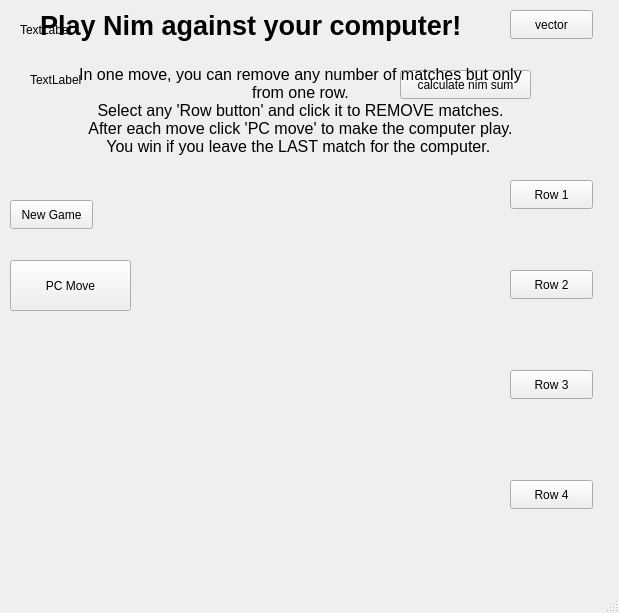
<?xml version="1.0" encoding="UTF-8"?>
<ui version="4.0">
 <class>MainWindow</class>
 <widget class="QMainWindow" name="MainWindow">
  <property name="geometry">
   <rect>
    <x>0</x>
    <y>0</y>
    <width>619</width>
    <height>613</height>
   </rect>
  </property>
  <property name="windowTitle">
   <string>MainWindow</string>
  </property>
  <widget class="QWidget" name="centralwidget">
   <widget class="QPushButton" name="pushButton_1">
    <property name="geometry">
     <rect>
      <x>510</x>
      <y>180</y>
      <width>83</width>
      <height>29</height>
     </rect>
    </property>
    <property name="text">
     <string>Row 1</string>
    </property>
   </widget>
   <widget class="QPushButton" name="pushButton_2">
    <property name="geometry">
     <rect>
      <x>510</x>
      <y>270</y>
      <width>83</width>
      <height>29</height>
     </rect>
    </property>
    <property name="text">
     <string>Row 2</string>
    </property>
   </widget>
   <widget class="QPushButton" name="pushButton_3">
    <property name="geometry">
     <rect>
      <x>510</x>
      <y>370</y>
      <width>83</width>
      <height>29</height>
     </rect>
    </property>
    <property name="text">
     <string>Row 3</string>
    </property>
   </widget>
   <widget class="QPushButton" name="pushButton_4">
    <property name="geometry">
     <rect>
      <x>510</x>
      <y>480</y>
      <width>83</width>
      <height>29</height>
     </rect>
    </property>
    <property name="text">
     <string>Row 4</string>
    </property>
   </widget>
   <widget class="QPushButton" name="pushButton_5">
    <property name="geometry">
     <rect>
      <x>10</x>
      <y>260</y>
      <width>121</width>
      <height>51</height>
     </rect>
    </property>
    <property name="text">
     <string>PC Move</string>
    </property>
   </widget>
   <widget class="QPushButton" name="pushButton_6">
    <property name="geometry">
     <rect>
      <x>10</x>
      <y>200</y>
      <width>83</width>
      <height>29</height>
     </rect>
    </property>
    <property name="text">
     <string>New Game</string>
    </property>
   </widget>
   <widget class="QLabel" name="label">
    <property name="geometry">
     <rect>
      <x>230</x>
      <y>150</y>
      <width>111</width>
      <height>81</height>
     </rect>
    </property>
    <property name="text">
     <string/>
    </property>
    <property name="scaledContents">
     <bool>true</bool>
    </property>
   </widget>
   <widget class="QLabel" name="label_2">
    <property name="geometry">
     <rect>
      <x>140</x>
      <y>240</y>
      <width>111</width>
      <height>81</height>
     </rect>
    </property>
    <property name="text">
     <string/>
    </property>
    <property name="scaledContents">
     <bool>true</bool>
    </property>
   </widget>
   <widget class="QLabel" name="label_3">
    <property name="geometry">
     <rect>
      <x>230</x>
      <y>240</y>
      <width>111</width>
      <height>81</height>
     </rect>
    </property>
    <property name="text">
     <string/>
    </property>
    <property name="scaledContents">
     <bool>true</bool>
    </property>
   </widget>
   <widget class="QLabel" name="label_4">
    <property name="geometry">
     <rect>
      <x>310</x>
      <y>240</y>
      <width>111</width>
      <height>81</height>
     </rect>
    </property>
    <property name="text">
     <string/>
    </property>
    <property name="scaledContents">
     <bool>true</bool>
    </property>
   </widget>
   <widget class="QLabel" name="label_5">
    <property name="geometry">
     <rect>
      <x>70</x>
      <y>350</y>
      <width>111</width>
      <height>81</height>
     </rect>
    </property>
    <property name="text">
     <string/>
    </property>
    <property name="scaledContents">
     <bool>true</bool>
    </property>
   </widget>
   <widget class="QLabel" name="label_6">
    <property name="geometry">
     <rect>
      <x>150</x>
      <y>350</y>
      <width>111</width>
      <height>81</height>
     </rect>
    </property>
    <property name="text">
     <string/>
    </property>
    <property name="scaledContents">
     <bool>true</bool>
    </property>
   </widget>
   <widget class="QLabel" name="label_7">
    <property name="geometry">
     <rect>
      <x>230</x>
      <y>350</y>
      <width>111</width>
      <height>81</height>
     </rect>
    </property>
    <property name="text">
     <string/>
    </property>
    <property name="scaledContents">
     <bool>true</bool>
    </property>
   </widget>
   <widget class="QLabel" name="label_8">
    <property name="geometry">
     <rect>
      <x>310</x>
      <y>350</y>
      <width>111</width>
      <height>81</height>
     </rect>
    </property>
    <property name="text">
     <string/>
    </property>
    <property name="scaledContents">
     <bool>true</bool>
    </property>
   </widget>
   <widget class="QLabel" name="label_9">
    <property name="geometry">
     <rect>
      <x>380</x>
      <y>350</y>
      <width>111</width>
      <height>81</height>
     </rect>
    </property>
    <property name="text">
     <string/>
    </property>
    <property name="scaledContents">
     <bool>true</bool>
    </property>
   </widget>
   <widget class="QLabel" name="label_10">
    <property name="geometry">
     <rect>
      <x>20</x>
      <y>460</y>
      <width>111</width>
      <height>81</height>
     </rect>
    </property>
    <property name="text">
     <string/>
    </property>
    <property name="scaledContents">
     <bool>true</bool>
    </property>
   </widget>
   <widget class="QLabel" name="label_11">
    <property name="geometry">
     <rect>
      <x>90</x>
      <y>460</y>
      <width>101</width>
      <height>81</height>
     </rect>
    </property>
    <property name="text">
     <string/>
    </property>
    <property name="scaledContents">
     <bool>true</bool>
    </property>
   </widget>
   <widget class="QLabel" name="label_12">
    <property name="geometry">
     <rect>
      <x>150</x>
      <y>460</y>
      <width>111</width>
      <height>81</height>
     </rect>
    </property>
    <property name="text">
     <string/>
    </property>
    <property name="scaledContents">
     <bool>true</bool>
    </property>
   </widget>
   <widget class="QLabel" name="label_13">
    <property name="geometry">
     <rect>
      <x>220</x>
      <y>460</y>
      <width>111</width>
      <height>81</height>
     </rect>
    </property>
    <property name="text">
     <string/>
    </property>
    <property name="scaledContents">
     <bool>true</bool>
    </property>
   </widget>
   <widget class="QLabel" name="label_14">
    <property name="geometry">
     <rect>
      <x>280</x>
      <y>460</y>
      <width>111</width>
      <height>81</height>
     </rect>
    </property>
    <property name="text">
     <string/>
    </property>
    <property name="scaledContents">
     <bool>true</bool>
    </property>
   </widget>
   <widget class="QLabel" name="label_15">
    <property name="geometry">
     <rect>
      <x>340</x>
      <y>460</y>
      <width>111</width>
      <height>81</height>
     </rect>
    </property>
    <property name="text">
     <string/>
    </property>
    <property name="scaledContents">
     <bool>true</bool>
    </property>
   </widget>
   <widget class="QLabel" name="label_16">
    <property name="geometry">
     <rect>
      <x>400</x>
      <y>460</y>
      <width>111</width>
      <height>81</height>
     </rect>
    </property>
    <property name="text">
     <string/>
    </property>
    <property name="scaledContents">
     <bool>true</bool>
    </property>
   </widget>
   <widget class="QLabel" name="vectorinfo">
    <property name="geometry">
     <rect>
      <x>20</x>
      <y>20</y>
      <width>341</width>
      <height>20</height>
     </rect>
    </property>
    <property name="text">
     <string>TextLabel</string>
    </property>
   </widget>
   <widget class="QPushButton" name="vectorButton">
    <property name="geometry">
     <rect>
      <x>510</x>
      <y>10</y>
      <width>83</width>
      <height>29</height>
     </rect>
    </property>
    <property name="text">
     <string>vector</string>
    </property>
   </widget>
   <widget class="QLabel" name="label_17">
    <property name="geometry">
     <rect>
      <x>30</x>
      <y>70</y>
      <width>321</width>
      <height>20</height>
     </rect>
    </property>
    <property name="text">
     <string>TextLabel</string>
    </property>
   </widget>
   <widget class="QPushButton" name="nimsumButton">
    <property name="geometry">
     <rect>
      <x>400</x>
      <y>70</y>
      <width>131</width>
      <height>29</height>
     </rect>
    </property>
    <property name="text">
     <string>calculate nim sum</string>
    </property>
   </widget>
   <widget class="QLabel" name="label_18">
    <property name="geometry">
     <rect>
      <x>40</x>
      <y>-10</y>
      <width>521</width>
      <height>71</height>
     </rect>
    </property>
    <property name="font">
     <font>
      <pointsize>20</pointsize>
      <bold>true</bold>
     </font>
    </property>
    <property name="text">
     <string>Play Nim against your computer!</string>
    </property>
   </widget>
   <widget class="QLabel" name="label_19">
    <property name="geometry">
     <rect>
      <x>0</x>
      <y>40</y>
      <width>601</width>
      <height>141</height>
     </rect>
    </property>
    <property name="text">
     <string>&lt;html&gt;&lt;head/&gt;&lt;body&gt;&lt;p align=&quot;center&quot;&gt;&lt;span style=&quot; font-size:12pt;&quot;&gt;In one move, you can remove any number of matches but only &lt;br/&gt;from one row. &lt;br/&gt;Select any 'Row button' and click it to REMOVE matches. &lt;br/&gt;After each move click 'PC move' to make the computer play. &lt;br/&gt;You win if you leave the LAST match for the computer. &lt;/span&gt;&lt;/p&gt;&lt;/body&gt;&lt;/html&gt;</string>
    </property>
   </widget>
  </widget>
  <widget class="QMenuBar" name="menubar">
   <property name="geometry">
    <rect>
     <x>0</x>
     <y>0</y>
     <width>619</width>
     <height>25</height>
    </rect>
   </property>
  </widget>
  <widget class="QStatusBar" name="statusbar"/>
 </widget>
 <resources/>
 <connections/>
</ui>
